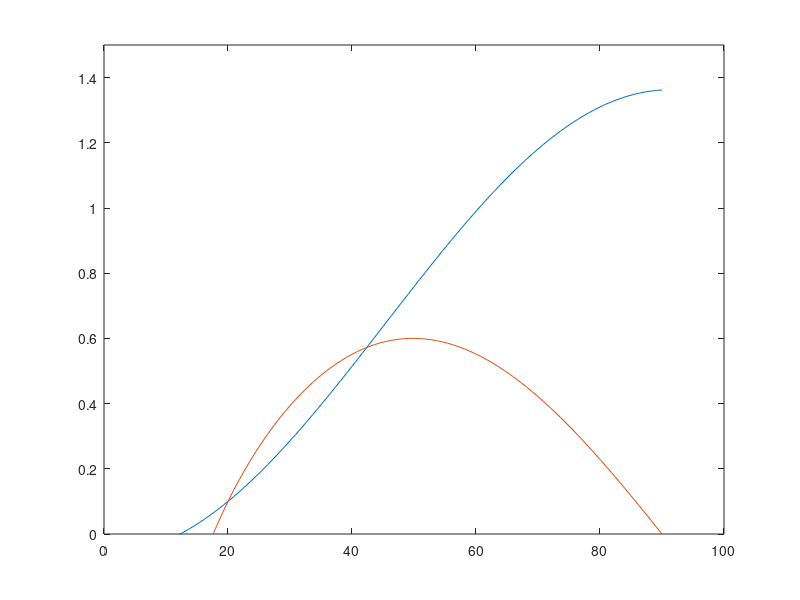

This figure's MATLAB source:
clear; close all; clc;

%% DEFINE

%{
In this report, I want to define the angle of stall as 17 degree.
Since it is known that the stalling angle is typically around 15' - 20' for
many airfoils.

Ref: https://en.wikipedia.org/wiki/Angle_of_attack
%}

alpha_stall = deg2rad(20);
theta = deg2rad(45);
omega = 628.318; % 6000 rpm in rad/s
c = 0.02; % m
Vinf = 7; % m/s
dr = 0.01; % m
r = 0.03; %m
AR = 14; % from the reference paper
B1 = 1.11 + 0.018 * AR;
C_D_max = B1;

C_D_stall = 0.1; % What is this value?
C_L_stall = 0.1; % What is this value exactly?

B2 = (C_D_stall - C_D_max * sin(alpha_stall)^2)/cos(alpha_stall);
A1 = B1/2;
A2 = (C_L_stall - C_D_max*sin(alpha_stall)*cos(alpha_stall)) * sin(alpha_stall) / (cos(alpha_stall)^2);
rho = 1.4;
%%

alpha = linspace(0, pi/2, 100);
alpha_in_deg = rad2deg(alpha);
C_D = zeros(1, length(alpha));
C_L = zeros(1, length(alpha));
for i = 1:length(alpha)
    C_D(i) = B1 * sin(alpha(i))^2 + B2 * cos(alpha(i));
    C_L(i) = A1 * sin(2*alpha(i)) + A2 * cos(alpha(i))^2 / sin(alpha(i));
end

figure; plot(alpha_in_deg, C_D)
hold on;
plot(alpha_in_deg, C_L);
% xlim([17, 90])
ylim([0, 1.5])

a = linspace(0, 1, 1000); % for every single a from 0 to 1 ... 

for i = 1:length(a)
    V2 = r * omega;
    
    V_disc = 7 + 7 * a(i);
    V1 = sqrt(V_disc^2 + V2^2);
    phi = atan(V_disc/V2);
    
    alpha2 = theta - phi;
    
    [~,alpha_idx] = min(abs(alpha-alpha2));
    
    dT_prime(i) = 1/2 * rho * V1^2 * c * (C_L(alpha_idx)*cos(phi) - C_D(alpha_idx)* sin(phi)) * dr;
    dT(i) = 4 * pi * r * dr * rho * Vinf^2 * a(i) * (1+a(i));
end


[~, dT_min_idx] = min(abs(dT_prime - dT));

a(dT_min_idx)

dT_prime(dT_min_idx)
dT(dT_min_idx)

%% result

disp(['a should be ',num2str(a(dT_min_idx))]);